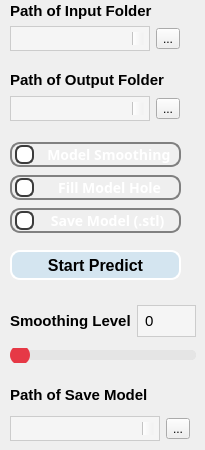
     <widget class="QWidget" name="page_2">
      <widget class="QWidget" name="verticalLayoutWidget_2">
       <property name="geometry">
        <rect>
         <x>10</x>
         <y>380</y>
         <width>180</width>
         <height>61</height>
        </rect>
       </property>
       <layout class="QVBoxLayout" name="verticalLayout_3">
        <item>
         <widget class="QLabel" name="enteroutput_3D">
          <property name="font">
           <font>
            <family>Arial</family>
            <pointsize>11</pointsize>
            <weight>75</weight>
            <bold>true</bold>
           </font>
          </property>
          <property name="text">
           <string>Path of Save Model</string>
          </property>
         </widget>
        </item>
        <item>
         <layout class="QHBoxLayout" name="horizontalLayout_5">
          <item>
           <widget class="QTextEdit" name="model_path">
            <property name="maximumSize">
             <size>
              <width>16777215</width>
              <height>25</height>
             </size>
            </property>
            <property name="font">
             <font>
              <family>Arial</family>
              <pointsize>-1</pointsize>
             </font>
            </property>
            <property name="styleSheet">
             <string notr="true">QTextEdit {
    font-family: &quot;Arial&quot;;
    font-size: 9px;
    color: black;
    background-color: rgba(255, 255, 255, 0.35);
    border: 1px solid #ccc;
    padding: 5px;
}

QTextEdit:focus {
    border: 1px solid #0078d7;
    outline: none;
}

QTextEdit::placeholder {
    color: #999;
}

QTextEdit::disabled {
    color: #ccc;
    background-color: #f7f7f7;
    border: 1px solid #eee;
}

QScrollBar:vertical {
    width: 12px;
    margin: 12px 0 12px 0;
}

QScrollBar::handle:vertical {
    background-color: #ccc;
    min-height: 20px;
    border-radius: 6px;
}

QScrollBar::handle:vertical:hover {
    background-color: #999;
}

QScrollBar::add-line:vertical {
    height: 12px;
    width: 12px;
    border-image: url(add.png);
    subcontrol-position: bottom;
    subcontrol-origin: margin;
}

QScrollBar::add-line:vertical:hover {
    border-image: url(add_hover.png);
}

QScrollBar::sub-line:vertical {
    height: 12px;
    width: 12px;
    border-image: url(sub.png);
    subcontrol-position: top;
    subcontrol-origin: margin;
}

QScrollBar::sub-line:vertical:hover {
    border-image: url(sub_hover.png);
}</string>
            </property>
           </widget>
          </item>
          <item>
           <widget class="QToolButton" name="btn_model">
            <property name="text">
             <string>...</string>
            </property>
           </widget>
          </item>
         </layout>
        </item>
       </layout>
      </widget>
      <widget class="QWidget" name="layoutWidget">
       <property name="geometry">
        <rect>
         <x>10</x>
         <y>300</y>
         <width>186</width>
         <height>69</height>
        </rect>
       </property>
       <layout class="QVBoxLayout" name="verticalLayout_4">
        <item>
         <layout class="QHBoxLayout" name="horizontalLayout_3">
          <item>
           <widget class="QLabel" name="set_smooth_level">
            <property name="font">
             <font>
              <family>Arial</family>
              <pointsize>11</pointsize>
              <weight>75</weight>
              <bold>true</bold>
             </font>
            </property>
            <property name="text">
             <string>Smoothing Level</string>
            </property>
           </widget>
          </item>
          <item>
           <widget class="QLineEdit" name="smooth_level">
            <property name="minimumSize">
             <size>
              <width>20</width>
              <height>0</height>
             </size>
            </property>
            <property name="font">
             <font>
              <family>Arial</family>
              <pointsize>-1</pointsize>
             </font>
            </property>
            <property name="styleSheet">
             <string notr="true">QLineEdit {
    text-align: center;
    font-family: &quot;Arial&quot;;
    font-size: 15px;
    color: black;
    background-color: rgba(255, 255, 255, 0.35);
    border: 1px solid #ccc;
    padding: 5px;
}

QLineEdit::focus {
    border: 1px solid #0078d7;
    outline: none;
}</string>
            </property>
            <property name="text">
             <string>0</string>
            </property>
           </widget>
          </item>
         </layout>
        </item>
        <item>
         <widget class="QSlider" name="horizontalSlider_smooth_level">
          <property name="enabled">
           <bool>true</bool>
          </property>
          <property name="styleSheet">
           <string notr="true">/*橫向滑軌，設定無邊框、背景色、高度和圓角*/
QSlider::groove:horizontal {
    border: none;
    background: #ddd;
    height: 10px;
    border-radius: 5px;
}

/*橫向滑塊，設定背景色、無邊框、高度、寬度、位移和圓角*/
QSlider::handle:horizontal {
    background: #e63946;
    border: none;
    height: 20px;
    width: 20px;
    margin: -5px 0;
    border-radius: 10px;
}

/*橫向滑塊滑鼠懸停時，設定背景色*/
QSlider::handle:horizontal:hover {
    background: #e76f51;
}

/*橫向滑軌前景，設定背景色和圓角*/
QSlider::add-page:horizontal {
    background: #e5e5e5;
    border: none;
    height: 10px;
    border-radius: 5px;
}

/*橫向滑軌背景，設定背景色和圓角*/
QSlider::sub-page:horizontal {
    background: #ffb4a2;
    border: none;
    height: 10px;
    border-radius: 5px;
}</string>
          </property>
          <property name="maximum">
           <number>100</number>
          </property>
          <property name="orientation">
           <enum>Qt::Horizontal</enum>
          </property>
         </widget>
        </item>
       </layout>
      </widget>
      <widget class="QPushButton" name="btn_go_predict">
       <property name="enabled">
        <bool>true</bool>
       </property>
       <property name="geometry">
        <rect>
         <x>10</x>
         <y>250</y>
         <width>171</width>
         <height>30</height>
        </rect>
       </property>
       <property name="maximumSize">
        <size>
         <width>16777215</width>
         <height>30</height>
        </size>
       </property>
       <property name="font">
        <font>
         <family>Arial</family>
         <pointsize>12</pointsize>
         <weight>99</weight>
         <bold>true</bold>
        </font>
       </property>
       <property name="styleSheet">
        <string notr="true">/* 按鈕基本形式 */
QPushButton {
    background-color: #d4e5f0;  /* 設置背景顏色 */
    border-style: outset;  /* 設置邊框形式：外邊框 */
    border-width: 2px;  /* 設置邊框粗度 */
    border-radius: 10px;  /* 設置邊框圓滑程度 */
    border-color: white;  /* 設置邊框顏色 */
    font-weight: 900;  /* 設置文字粗體 */
    color: black;   /* 設置文字顏色 */
}
/* 按鈕被選取時形式 */
QPushButton:hover { 
    background-color: #186ca0;  
    color: white;  

}
/* 按鈕被點下後形式 */
QPushButton:pressed {
    background-color: #000000;  
}</string>
       </property>
       <property name="text">
        <string>Start Predict</string>
       </property>
      </widget>
      <widget class="QWidget" name="layoutWidget">
       <property name="geometry">
        <rect>
         <x>10</x>
         <y>20</y>
         <width>170</width>
         <height>37</height>
        </rect>
       </property>
       <layout class="QHBoxLayout" name="horizontalLayout">
        <item>
         <widget class="QTextEdit" name="imagets_path">
          <property name="maximumSize">
           <size>
            <width>16777215</width>
            <height>25</height>
           </size>
          </property>
          <property name="font">
           <font>
            <family>Arial</family>
            <pointsize>-1</pointsize>
           </font>
          </property>
          <property name="styleSheet">
           <string notr="true">QTextEdit {
    font-family: &quot;Arial&quot;;
    font-size: 9px;
    color: black;
    background-color: rgba(255, 255, 255, 0.35);
    border: 1px solid #ccc;
    padding: 5px;
}

QTextEdit:focus {
    border: 1px solid #0078d7;
    outline: none;
}

QTextEdit::placeholder {
    color: #999;
}

QTextEdit::disabled {
    color: #ccc;
    background-color: #f7f7f7;
    border: 1px solid #eee;
}

QScrollBar:vertical {
    width: 12px;
    margin: 12px 0 12px 0;
}

QScrollBar::handle:vertical {
    background-color: #ccc;
    min-height: 20px;
    border-radius: 6px;
}

QScrollBar::handle:vertical:hover {
    background-color: #999;
}

QScrollBar::add-line:vertical {
    height: 12px;
    width: 12px;
    border-image: url(add.png);
    subcontrol-position: bottom;
    subcontrol-origin: margin;
}

QScrollBar::add-line:vertical:hover {
    border-image: url(add_hover.png);
}

QScrollBar::sub-line:vertical {
    height: 12px;
    width: 12px;
    border-image: url(sub.png);
    subcontrol-position: top;
    subcontrol-origin: margin;
}

QScrollBar::sub-line:vertical:hover {
    border-image: url(sub_hover.png);
}</string>
          </property>
         </widget>
        </item>
        <item>
         <widget class="QToolButton" name="btn_imagets">
          <property name="text">
           <string>...</string>
          </property>
         </widget>
        </item>
       </layout>
      </widget>
      <widget class="QWidget" name="layoutWidget">
       <property name="geometry">
        <rect>
         <x>10</x>
         <y>90</y>
         <width>170</width>
         <height>37</height>
        </rect>
       </property>
       <layout class="QHBoxLayout" name="horizontalLayout_2">
        <item>
         <widget class="QTextEdit" name="inferstr_path">
          <property name="maximumSize">
           <size>
            <width>16777215</width>
            <height>25</height>
           </size>
          </property>
          <property name="font">
           <font>
            <family>Arial</family>
            <pointsize>-1</pointsize>
           </font>
          </property>
          <property name="styleSheet">
           <string notr="true">QTextEdit {
    font-family: &quot;Arial&quot;;
    font-size: 9px;
    color: black;
    background-color: rgba(255, 255, 255, 0.35);
    border: 1px solid #ccc;
    padding: 5px;
}

QTextEdit:focus {
    border: 1px solid #0078d7;
    outline: none;
}

QTextEdit::placeholder {
    color: #999;
}

QTextEdit::disabled {
    color: #ccc;
    background-color: #f7f7f7;
    border: 1px solid #eee;
}

QScrollBar:vertical {
    width: 12px;
    margin: 12px 0 12px 0;
}

QScrollBar::handle:vertical {
    background-color: #ccc;
    min-height: 20px;
    border-radius: 6px;
}

QScrollBar::handle:vertical:hover {
    background-color: #999;
}

QScrollBar::add-line:vertical {
    height: 12px;
    width: 12px;
    border-image: url(add.png);
    subcontrol-position: bottom;
    subcontrol-origin: margin;
}

QScrollBar::add-line:vertical:hover {
    border-image: url(add_hover.png);
}

QScrollBar::sub-line:vertical {
    height: 12px;
    width: 12px;
    border-image: url(sub.png);
    subcontrol-position: top;
    subcontrol-origin: margin;
}

QScrollBar::sub-line:vertical:hover {
    border-image: url(sub_hover.png);
}</string>
          </property>
         </widget>
        </item>
        <item>
         <widget class="QToolButton" name="btn_inferstr">
          <property name="text">
           <string>...</string>
          </property>
         </widget>
        </item>
       </layout>
      </widget>
      <widget class="QLabel" name="enterimagets">
       <property name="geometry">
        <rect>
         <x>10</x>
         <y>1</y>
         <width>151</width>
         <height>19</height>
        </rect>
       </property>
       <property name="font">
        <font>
         <family>Arial</family>
         <pointsize>11</pointsize>
         <weight>75</weight>
         <bold>true</bold>
        </font>
       </property>
       <property name="text">
        <string>Path of Input Folder</string>
       </property>
      </widget>
      <widget class="QLabel" name="enteroutput">
       <property name="geometry">
        <rect>
         <x>10</x>
         <y>70</y>
         <width>161</width>
         <height>19</height>
        </rect>
       </property>
       <property name="font">
        <font>
         <family>Arial</family>
         <pointsize>11</pointsize>
         <weight>75</weight>
         <bold>true</bold>
        </font>
       </property>
       <property name="text">
        <string>Path of Output Folder</string>
       </property>
      </widget>
      <widget class="QWidget" name="layoutWidget">
       <property name="geometry">
        <rect>
         <x>10</x>
         <y>140</y>
         <width>171</width>
         <height>97</height>
        </rect>
       </property>
       <layout class="QVBoxLayout" name="verticalLayout_2">
        <item>
         <widget class="QCheckBox" name="checkBox_smooth_model">
          <property name="font">
           <font>
            <family>Arial 13</family>
            <pointsize>-1</pointsize>
            <weight>75</weight>
            <bold>true</bold>
           </font>
          </property>
          <property name="layoutDirection">
           <enum>Qt::LeftToRight</enum>
          </property>
          <property name="styleSheet">
           <string notr="true">QCheckBox {
    border: 2px solid gray;
    border-radius: 10px;
    padding: 0px 0px 0px 3px;
    color: white;
    font-size: 14px;
    font-family: Arial Bold;
    font-weight: bold;
}

QCheckBox::indicator {
    width: 15px;
    height: 15px;
    border-radius: 7px;
}

QCheckBox::indicator:unchecked {
    border: 2px solid #3b3b3b;
    background-color: #fff;
}

QCheckBox::indicator:checked {
    background-color: #da291c;
    border: 2px solid gray;
}

QCheckBox::indicator:checked:disabled {
    border: 2px solid #afafaf;
    background-color: #afafaf;
}

QCheckBox::indicator:unchecked:disabled {
    border: 2px solid #afafaf;
    background-color: #fff;
}</string>
          </property>
          <property name="text">
           <string>  Model Smoothing</string>
          </property>
         </widget>
        </item>
        <item>
         <widget class="QCheckBox" name="checkBox_fill_holes">
          <property name="enabled">
           <bool>true</bool>
          </property>
          <property name="font">
           <font>
            <family>BiauKai</family>
            <pointsize>-1</pointsize>
            <weight>75</weight>
            <bold>true</bold>
           </font>
          </property>
          <property name="styleSheet">
           <string notr="true">QCheckBox {
    border: 2px solid gray;
    border-radius: 10px;
    padding: 0px 0px 0px 3px;
    color: white;
    font-size: 14px;
    font-family: BiauKai;
    font-weight: bold;
}

QCheckBox::indicator {
    width: 15px;
    height: 15px;
    border-radius: 7px;
}

QCheckBox::indicator:unchecked {
    border: 2px solid #3b3b3b;
    background-color: #fff;
}

QCheckBox::indicator:checked {
    background-color: #da291c;
    border: 2px solid gray;
}

QCheckBox::indicator:checked:disabled {
    border: 2px solid #afafaf;
    background-color: #afafaf;
}

QCheckBox::indicator:unchecked:disabled {
    border: 2px solid #afafaf;
    background-color: #fff;
}</string>
          </property>
          <property name="text">
           <string>     Fill Model Hole</string>
          </property>
         </widget>
        </item>
        <item>
         <widget class="QCheckBox" name="checkBox_generate_model">
          <property name="enabled">
           <bool>true</bool>
          </property>
          <property name="font">
           <font>
            <family>BiauKai</family>
            <pointsize>-1</pointsize>
            <weight>75</weight>
            <bold>true</bold>
           </font>
          </property>
          <property name="styleSheet">
           <string notr="true">QCheckBox {
    border: 2px solid gray;
    border-radius: 10px;
    padding: 0px 0px 0px 3px;
    color: white;
    font-size: 14px;
    font-family: BiauKai;
    font-weight: bold;
}

QCheckBox::indicator {
    width: 15px;
    height: 15px;
    border-radius: 7px;
}

QCheckBox::indicator:unchecked {
    border: 2px solid #3b3b3b;
    background-color: #fff;
}

QCheckBox::indicator:checked {
    background-color: #da291c;
    border: 2px solid gray;
}

QCheckBox::indicator:checked:disabled {
    border: 2px solid #afafaf;
    background-color: #afafaf;
}

QCheckBox::indicator:unchecked:disabled {
    border: 2px solid #afafaf;
    background-color: #fff;
}</string>
          </property>
          <property name="text">
           <string>   Save Model (.stl)</string>
          </property>
         </widget>
        </item>
       </layout>
      </widget>
     </widget>
